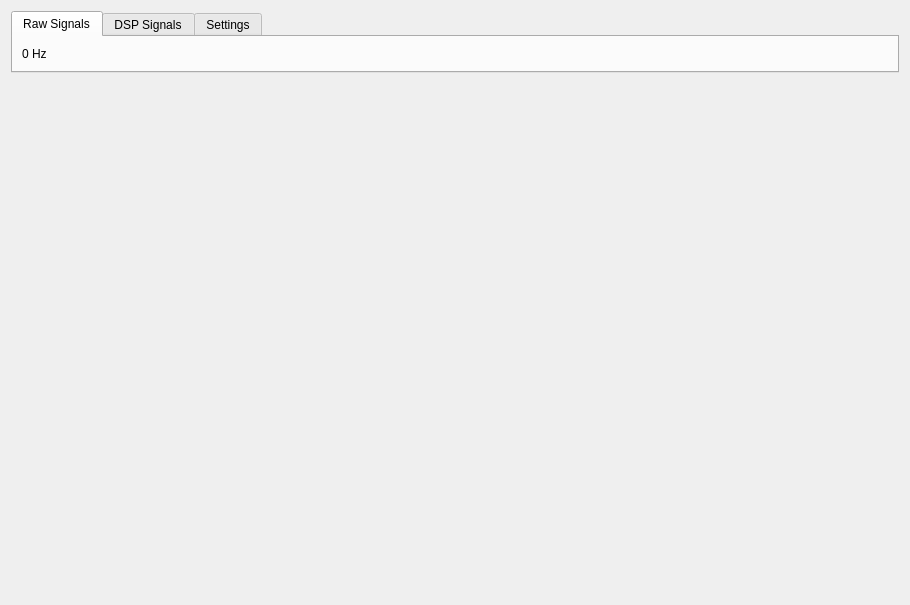
<?xml version="1.0" encoding="UTF-8"?>
<ui version="4.0">
 <class>FFTPlotterWindow</class>
 <widget class="QWidget" name="FFTPlotterWindow">
  <property name="geometry">
   <rect>
    <x>0</x>
    <y>0</y>
    <width>910</width>
    <height>605</height>
   </rect>
  </property>
  <property name="windowTitle">
   <string>Form</string>
  </property>
  <layout class="QGridLayout" name="gridLayout_2">
   <item row="1" column="0">
    <layout class="QGridLayout" name="gridLayout">
     <item row="0" column="0">
      <widget class="QCustomPlot" name="plot" native="true">
       <property name="sizePolicy">
        <sizepolicy hsizetype="Expanding" vsizetype="Expanding">
         <horstretch>0</horstretch>
         <verstretch>0</verstretch>
        </sizepolicy>
       </property>
      </widget>
     </item>
    </layout>
   </item>
   <item row="0" column="0">
    <widget class="QTabWidget" name="tabWidget">
     <property name="sizePolicy">
      <sizepolicy hsizetype="Minimum" vsizetype="Minimum">
       <horstretch>0</horstretch>
       <verstretch>0</verstretch>
      </sizepolicy>
     </property>
     <property name="currentIndex">
      <number>0</number>
     </property>
     <widget class="QWidget" name="signals_tab">
      <attribute name="title">
       <string>Raw Signals</string>
      </attribute>
      <layout class="QHBoxLayout" name="horizontalLayout_2">
       <item>
        <layout class="QGridLayout" name="signals_tab_grid_layout"/>
       </item>
       <item>
        <layout class="QGridLayout" name="gridLayout_3">
         <item row="0" column="0">
          <widget class="QLabel" name="dataFreq">
           <property name="sizePolicy">
            <sizepolicy hsizetype="Minimum" vsizetype="Minimum">
             <horstretch>0</horstretch>
             <verstretch>0</verstretch>
            </sizepolicy>
           </property>
           <property name="text">
            <string>0 Hz</string>
           </property>
          </widget>
         </item>
        </layout>
       </item>
      </layout>
     </widget>
     <widget class="QWidget" name="tab">
      <attribute name="title">
       <string>DSP Signals</string>
      </attribute>
      <layout class="QHBoxLayout" name="horizontalLayout_4">
       <item>
        <layout class="QGridLayout" name="dspSignalsTabGridLayout"/>
       </item>
       <item>
        <layout class="QGridLayout" name="gridLayout_4">
         <item row="0" column="0">
          <widget class="QLabel" name="dspDataFreq">
           <property name="text">
            <string>0 Hz</string>
           </property>
          </widget>
         </item>
        </layout>
       </item>
      </layout>
     </widget>
     <widget class="QWidget" name="settings_tab">
      <attribute name="title">
       <string>Settings</string>
      </attribute>
      <layout class="QHBoxLayout" name="horizontalLayout">
       <item>
        <layout class="QGridLayout" name="settings_tab_horiz_layout"/>
       </item>
      </layout>
     </widget>
    </widget>
   </item>
  </layout>
 </widget>
 <customwidgets>
  <customwidget>
   <class>QCustomPlot</class>
   <extends>QWidget</extends>
   <header>qcustomplot/qcustomplot.h</header>
   <container>1</container>
  </customwidget>
 </customwidgets>
 <resources/>
 <connections/>
</ui>
